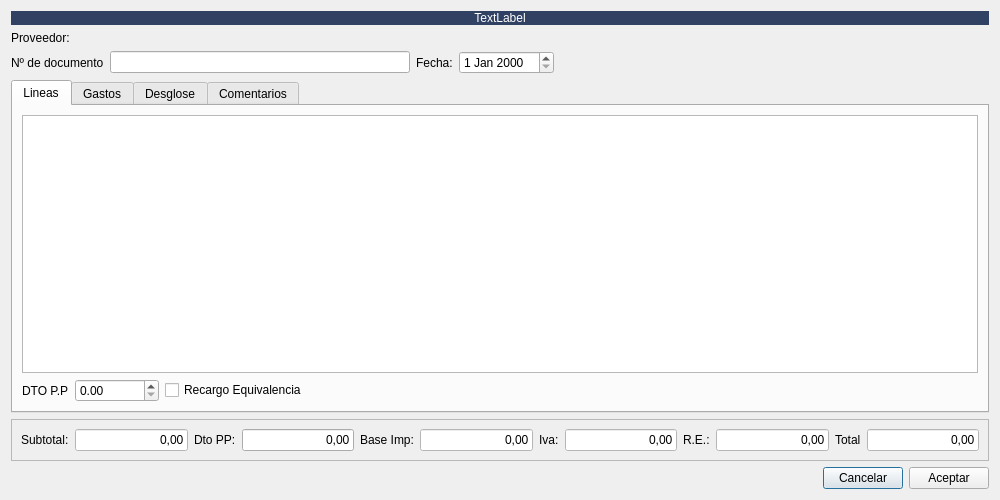
<?xml version="1.0" encoding="UTF-8"?>
<ui version="4.0">
 <class>DlgPedidoAlbFact</class>
 <widget class="QDialog" name="DlgPedidoAlbFact">
  <property name="geometry">
   <rect>
    <x>0</x>
    <y>0</y>
    <width>1000</width>
    <height>500</height>
   </rect>
  </property>
  <property name="windowTitle">
   <string>Dialog</string>
  </property>
  <layout class="QGridLayout" name="gridLayout_3">
   <item row="3" column="0" colspan="3">
    <widget class="QTabWidget" name="tabWidget">
     <property name="currentIndex">
      <number>0</number>
     </property>
     <widget class="QWidget" name="tab">
      <attribute name="title">
       <string>Lineas</string>
      </attribute>
      <layout class="QGridLayout" name="gridLayout_2">
       <item row="0" column="0" colspan="4">
        <widget class="QTableWidget" name="tablaLineas"/>
       </item>
       <item row="2" column="2">
        <widget class="QCheckBox" name="chkrecargo_equivalencia">
         <property name="text">
          <string>Recargo Equivalencia</string>
         </property>
        </widget>
       </item>
       <item row="2" column="1">
        <widget class="QDoubleSpinBox" name="spinPorc_dto_pp">
         <property name="maximum">
          <double>99990000.000000000000000</double>
         </property>
        </widget>
       </item>
       <item row="2" column="3">
        <spacer name="horizontalSpacer_2">
         <property name="orientation">
          <enum>Qt::Horizontal</enum>
         </property>
         <property name="sizeHint" stdset="0">
          <size>
           <width>40</width>
           <height>20</height>
          </size>
         </property>
        </spacer>
       </item>
       <item row="2" column="0">
        <widget class="QLabel" name="label_3">
         <property name="text">
          <string>DTO P.P</string>
         </property>
        </widget>
       </item>
      </layout>
     </widget>
     <widget class="QWidget" name="tab_2">
      <attribute name="title">
       <string>Gastos</string>
      </attribute>
      <layout class="QGridLayout" name="gridLayout">
       <item row="0" column="0">
        <widget class="QGroupBox" name="groupBox">
         <property name="title">
          <string>Gastos factura (imputan en importes finales factura y desglose de IVA)</string>
         </property>
         <layout class="QGridLayout" name="gridLayout_4">
          <item row="2" column="0">
           <widget class="QLineEdit" name="txtGastoDist3">
            <property name="enabled">
             <bool>true</bool>
            </property>
            <property name="placeholderText">
             <string>Descripcion...</string>
            </property>
           </widget>
          </item>
          <item row="2" column="3">
           <widget class="QDoubleSpinBox" name="spiniva_gasto3">
            <property name="enabled">
             <bool>false</bool>
            </property>
            <property name="readOnly">
             <bool>true</bool>
            </property>
           </widget>
          </item>
          <item row="0" column="3">
           <widget class="QDoubleSpinBox" name="spiniva_gasto1">
            <property name="enabled">
             <bool>false</bool>
            </property>
            <property name="readOnly">
             <bool>true</bool>
            </property>
           </widget>
          </item>
          <item row="1" column="1">
           <widget class="QDoubleSpinBox" name="SpinGastoDist2">
            <property name="minimum">
             <double>-999999999.000000000000000</double>
            </property>
            <property name="maximum">
             <double>999999999.990000009536743</double>
            </property>
           </widget>
          </item>
          <item row="2" column="2">
           <widget class="QComboBox" name="cboporc_iva_gasto3"/>
          </item>
          <item row="0" column="2">
           <widget class="QComboBox" name="cboporc_iva_gasto1"/>
          </item>
          <item row="1" column="2">
           <widget class="QComboBox" name="cboporc_iva_gasto2"/>
          </item>
          <item row="0" column="0">
           <widget class="QLineEdit" name="txtGastoDist1">
            <property name="enabled">
             <bool>true</bool>
            </property>
            <property name="placeholderText">
             <string>Descripcion...</string>
            </property>
           </widget>
          </item>
          <item row="0" column="1">
           <widget class="QDoubleSpinBox" name="SpinGastoDist1">
            <property name="minimum">
             <double>-999999999.000000000000000</double>
            </property>
            <property name="maximum">
             <double>999999999.990000009536743</double>
            </property>
           </widget>
          </item>
          <item row="2" column="1">
           <widget class="QDoubleSpinBox" name="SpinGastoDist3">
            <property name="minimum">
             <double>-999999999.000000000000000</double>
            </property>
            <property name="maximum">
             <double>999999999.990000009536743</double>
            </property>
           </widget>
          </item>
          <item row="1" column="0">
           <widget class="QLineEdit" name="txtGastoDist2">
            <property name="enabled">
             <bool>true</bool>
            </property>
            <property name="placeholderText">
             <string>Descripcion...</string>
            </property>
           </widget>
          </item>
          <item row="1" column="3">
           <widget class="QDoubleSpinBox" name="spiniva_gasto2">
            <property name="enabled">
             <bool>false</bool>
            </property>
            <property name="readOnly">
             <bool>true</bool>
            </property>
           </widget>
          </item>
         </layout>
        </widget>
       </item>
       <item row="1" column="0">
        <spacer name="verticalSpacer">
         <property name="orientation">
          <enum>Qt::Vertical</enum>
         </property>
         <property name="sizeHint" stdset="0">
          <size>
           <width>20</width>
           <height>40</height>
          </size>
         </property>
        </spacer>
       </item>
      </layout>
     </widget>
     <widget class="QWidget" name="tab_3">
      <attribute name="title">
       <string>Desglose</string>
      </attribute>
      <layout class="QGridLayout" name="gridLayout_5">
       <item row="0" column="1">
        <widget class="QLabel" name="label_28">
         <property name="styleSheet">
          <string notr="true">background: #304163;
color: rgb(255,255,255);</string>
         </property>
         <property name="text">
          <string>BASE</string>
         </property>
        </widget>
       </item>
       <item row="0" column="4">
        <widget class="QLabel" name="label_55">
         <property name="styleSheet">
          <string notr="true">background: #304163;
color: rgb(255,255,255);</string>
         </property>
         <property name="text">
          <string>%IVA</string>
         </property>
        </widget>
       </item>
       <item row="0" column="5">
        <widget class="QLabel" name="label_56">
         <property name="styleSheet">
          <string notr="true">background: #304163;
color: rgb(255,255,255);</string>
         </property>
         <property name="text">
          <string>IVA</string>
         </property>
        </widget>
       </item>
       <item row="0" column="7">
        <widget class="QLabel" name="label_57">
         <property name="styleSheet">
          <string notr="true">background: #304163;
color: rgb(255,255,255);</string>
         </property>
         <property name="text">
          <string>%R.E.</string>
         </property>
        </widget>
       </item>
       <item row="0" column="9">
        <widget class="QLabel" name="label_58">
         <property name="styleSheet">
          <string notr="true">background: #304163;
color: rgb(255,255,255);</string>
         </property>
         <property name="text">
          <string>R.E.</string>
         </property>
        </widget>
       </item>
       <item row="0" column="11">
        <widget class="QLabel" name="label_59">
         <property name="styleSheet">
          <string notr="true">background: #304163;
color: rgb(255,255,255);</string>
         </property>
         <property name="text">
          <string>Importes</string>
         </property>
        </widget>
       </item>
       <item row="1" column="0">
        <widget class="QLabel" name="label_4">
         <property name="maximumSize">
          <size>
           <width>17</width>
           <height>16777215</height>
          </size>
         </property>
         <property name="styleSheet">
          <string notr="true">color: rgb(72, 124, 19);</string>
         </property>
         <property name="text">
          <string>N:</string>
         </property>
        </widget>
       </item>
       <item row="1" column="1" colspan="2">
        <widget class="QLineEdit" name="txtbase1">
         <property name="enabled">
          <bool>true</bool>
         </property>
         <property name="text">
          <string>0,00</string>
         </property>
         <property name="alignment">
          <set>Qt::AlignRight|Qt::AlignTrailing|Qt::AlignVCenter</set>
         </property>
         <property name="readOnly">
          <bool>true</bool>
         </property>
        </widget>
       </item>
       <item row="1" column="3">
        <spacer name="horizontalSpacer_3">
         <property name="orientation">
          <enum>Qt::Horizontal</enum>
         </property>
         <property name="sizeHint" stdset="0">
          <size>
           <width>40</width>
           <height>20</height>
          </size>
         </property>
        </spacer>
       </item>
       <item row="1" column="4">
        <widget class="QLineEdit" name="txtporc_iva1">
         <property name="enabled">
          <bool>true</bool>
         </property>
         <property name="maximumSize">
          <size>
           <width>45</width>
           <height>16777215</height>
          </size>
         </property>
         <property name="text">
          <string>0</string>
         </property>
         <property name="alignment">
          <set>Qt::AlignRight|Qt::AlignTrailing|Qt::AlignVCenter</set>
         </property>
         <property name="readOnly">
          <bool>true</bool>
         </property>
        </widget>
       </item>
       <item row="1" column="5">
        <widget class="QLineEdit" name="txtiva1">
         <property name="enabled">
          <bool>true</bool>
         </property>
         <property name="text">
          <string>0,00</string>
         </property>
         <property name="alignment">
          <set>Qt::AlignRight|Qt::AlignTrailing|Qt::AlignVCenter</set>
         </property>
         <property name="readOnly">
          <bool>true</bool>
         </property>
        </widget>
       </item>
       <item row="1" column="6">
        <spacer name="horizontalSpacer_4">
         <property name="orientation">
          <enum>Qt::Horizontal</enum>
         </property>
         <property name="sizeHint" stdset="0">
          <size>
           <width>40</width>
           <height>20</height>
          </size>
         </property>
        </spacer>
       </item>
       <item row="1" column="7" colspan="2">
        <widget class="QLineEdit" name="txtporc_rec1">
         <property name="enabled">
          <bool>true</bool>
         </property>
         <property name="maximumSize">
          <size>
           <width>45</width>
           <height>16777215</height>
          </size>
         </property>
         <property name="text">
          <string>0</string>
         </property>
         <property name="alignment">
          <set>Qt::AlignRight|Qt::AlignTrailing|Qt::AlignVCenter</set>
         </property>
         <property name="readOnly">
          <bool>true</bool>
         </property>
        </widget>
       </item>
       <item row="1" column="9">
        <widget class="QLineEdit" name="txtrec1">
         <property name="enabled">
          <bool>true</bool>
         </property>
         <property name="text">
          <string>0,00</string>
         </property>
         <property name="alignment">
          <set>Qt::AlignRight|Qt::AlignTrailing|Qt::AlignVCenter</set>
         </property>
         <property name="readOnly">
          <bool>true</bool>
         </property>
        </widget>
       </item>
       <item row="1" column="10">
        <spacer name="horizontalSpacer_5">
         <property name="orientation">
          <enum>Qt::Horizontal</enum>
         </property>
         <property name="sizeHint" stdset="0">
          <size>
           <width>40</width>
           <height>20</height>
          </size>
         </property>
        </spacer>
       </item>
       <item row="1" column="11">
        <widget class="QLineEdit" name="txttotal1">
         <property name="enabled">
          <bool>true</bool>
         </property>
         <property name="text">
          <string>0,00</string>
         </property>
         <property name="alignment">
          <set>Qt::AlignRight|Qt::AlignTrailing|Qt::AlignVCenter</set>
         </property>
         <property name="readOnly">
          <bool>true</bool>
         </property>
        </widget>
       </item>
       <item row="2" column="0">
        <widget class="QLabel" name="label_25">
         <property name="maximumSize">
          <size>
           <width>17</width>
           <height>16777215</height>
          </size>
         </property>
         <property name="styleSheet">
          <string notr="true">color: rgb(72, 124, 19);</string>
         </property>
         <property name="text">
          <string>R:</string>
         </property>
        </widget>
       </item>
       <item row="2" column="1" colspan="2">
        <widget class="QLineEdit" name="txtbase2">
         <property name="enabled">
          <bool>true</bool>
         </property>
         <property name="text">
          <string>0,00</string>
         </property>
         <property name="alignment">
          <set>Qt::AlignRight|Qt::AlignTrailing|Qt::AlignVCenter</set>
         </property>
         <property name="readOnly">
          <bool>true</bool>
         </property>
        </widget>
       </item>
       <item row="2" column="4">
        <widget class="QLineEdit" name="txtporc_iva2">
         <property name="enabled">
          <bool>true</bool>
         </property>
         <property name="maximumSize">
          <size>
           <width>45</width>
           <height>16777215</height>
          </size>
         </property>
         <property name="text">
          <string>0</string>
         </property>
         <property name="alignment">
          <set>Qt::AlignRight|Qt::AlignTrailing|Qt::AlignVCenter</set>
         </property>
         <property name="readOnly">
          <bool>true</bool>
         </property>
        </widget>
       </item>
       <item row="2" column="5">
        <widget class="QLineEdit" name="txtiva2">
         <property name="enabled">
          <bool>true</bool>
         </property>
         <property name="text">
          <string>0,00</string>
         </property>
         <property name="alignment">
          <set>Qt::AlignRight|Qt::AlignTrailing|Qt::AlignVCenter</set>
         </property>
         <property name="readOnly">
          <bool>true</bool>
         </property>
        </widget>
       </item>
       <item row="2" column="7" colspan="2">
        <widget class="QLineEdit" name="txtporc_rec2">
         <property name="enabled">
          <bool>true</bool>
         </property>
         <property name="maximumSize">
          <size>
           <width>45</width>
           <height>16777215</height>
          </size>
         </property>
         <property name="text">
          <string>0</string>
         </property>
         <property name="alignment">
          <set>Qt::AlignRight|Qt::AlignTrailing|Qt::AlignVCenter</set>
         </property>
         <property name="readOnly">
          <bool>true</bool>
         </property>
        </widget>
       </item>
       <item row="2" column="9">
        <widget class="QLineEdit" name="txtrec2">
         <property name="enabled">
          <bool>true</bool>
         </property>
         <property name="text">
          <string>0,00</string>
         </property>
         <property name="alignment">
          <set>Qt::AlignRight|Qt::AlignTrailing|Qt::AlignVCenter</set>
         </property>
         <property name="readOnly">
          <bool>true</bool>
         </property>
        </widget>
       </item>
       <item row="2" column="11">
        <widget class="QLineEdit" name="txttotal2">
         <property name="enabled">
          <bool>true</bool>
         </property>
         <property name="text">
          <string>0,00</string>
         </property>
         <property name="alignment">
          <set>Qt::AlignRight|Qt::AlignTrailing|Qt::AlignVCenter</set>
         </property>
         <property name="readOnly">
          <bool>true</bool>
         </property>
        </widget>
       </item>
       <item row="3" column="0">
        <widget class="QLabel" name="label_26">
         <property name="minimumSize">
          <size>
           <width>36</width>
           <height>0</height>
          </size>
         </property>
         <property name="maximumSize">
          <size>
           <width>17</width>
           <height>16777215</height>
          </size>
         </property>
         <property name="styleSheet">
          <string notr="true">color: rgb(72, 124, 19);</string>
         </property>
         <property name="text">
          <string>S.R.:</string>
         </property>
        </widget>
       </item>
       <item row="3" column="1" colspan="2">
        <widget class="QLineEdit" name="txtbase3">
         <property name="enabled">
          <bool>true</bool>
         </property>
         <property name="text">
          <string>0,00</string>
         </property>
         <property name="alignment">
          <set>Qt::AlignRight|Qt::AlignTrailing|Qt::AlignVCenter</set>
         </property>
         <property name="readOnly">
          <bool>true</bool>
         </property>
        </widget>
       </item>
       <item row="3" column="4">
        <widget class="QLineEdit" name="txtporc_iva3">
         <property name="enabled">
          <bool>true</bool>
         </property>
         <property name="maximumSize">
          <size>
           <width>45</width>
           <height>16777215</height>
          </size>
         </property>
         <property name="text">
          <string>0</string>
         </property>
         <property name="alignment">
          <set>Qt::AlignRight|Qt::AlignTrailing|Qt::AlignVCenter</set>
         </property>
         <property name="readOnly">
          <bool>true</bool>
         </property>
        </widget>
       </item>
       <item row="3" column="5">
        <widget class="QLineEdit" name="txtiva3">
         <property name="enabled">
          <bool>true</bool>
         </property>
         <property name="text">
          <string>0,00</string>
         </property>
         <property name="alignment">
          <set>Qt::AlignRight|Qt::AlignTrailing|Qt::AlignVCenter</set>
         </property>
         <property name="readOnly">
          <bool>true</bool>
         </property>
        </widget>
       </item>
       <item row="3" column="7" colspan="2">
        <widget class="QLineEdit" name="txtporc_rec3">
         <property name="enabled">
          <bool>true</bool>
         </property>
         <property name="maximumSize">
          <size>
           <width>45</width>
           <height>16777215</height>
          </size>
         </property>
         <property name="text">
          <string>0</string>
         </property>
         <property name="alignment">
          <set>Qt::AlignRight|Qt::AlignTrailing|Qt::AlignVCenter</set>
         </property>
         <property name="readOnly">
          <bool>true</bool>
         </property>
        </widget>
       </item>
       <item row="3" column="9">
        <widget class="QLineEdit" name="txtrec3">
         <property name="enabled">
          <bool>true</bool>
         </property>
         <property name="text">
          <string>0,00</string>
         </property>
         <property name="alignment">
          <set>Qt::AlignRight|Qt::AlignTrailing|Qt::AlignVCenter</set>
         </property>
         <property name="readOnly">
          <bool>true</bool>
         </property>
        </widget>
       </item>
       <item row="3" column="11">
        <widget class="QLineEdit" name="txttotal3">
         <property name="enabled">
          <bool>true</bool>
         </property>
         <property name="text">
          <string>0,00</string>
         </property>
         <property name="alignment">
          <set>Qt::AlignRight|Qt::AlignTrailing|Qt::AlignVCenter</set>
         </property>
         <property name="readOnly">
          <bool>true</bool>
         </property>
        </widget>
       </item>
       <item row="4" column="0">
        <widget class="QLabel" name="label_27">
         <property name="maximumSize">
          <size>
           <width>17</width>
           <height>16777215</height>
          </size>
         </property>
         <property name="styleSheet">
          <string notr="true">color: rgb(72, 124, 19);</string>
         </property>
         <property name="text">
          <string>EX.:</string>
         </property>
        </widget>
       </item>
       <item row="4" column="1" colspan="2">
        <widget class="QLineEdit" name="txtbase4">
         <property name="enabled">
          <bool>true</bool>
         </property>
         <property name="text">
          <string>0,00</string>
         </property>
         <property name="alignment">
          <set>Qt::AlignRight|Qt::AlignTrailing|Qt::AlignVCenter</set>
         </property>
         <property name="readOnly">
          <bool>true</bool>
         </property>
        </widget>
       </item>
       <item row="4" column="4">
        <widget class="QLineEdit" name="txtporc_iva4">
         <property name="enabled">
          <bool>true</bool>
         </property>
         <property name="maximumSize">
          <size>
           <width>45</width>
           <height>16777215</height>
          </size>
         </property>
         <property name="text">
          <string>0</string>
         </property>
         <property name="alignment">
          <set>Qt::AlignRight|Qt::AlignTrailing|Qt::AlignVCenter</set>
         </property>
         <property name="readOnly">
          <bool>true</bool>
         </property>
        </widget>
       </item>
       <item row="4" column="5">
        <widget class="QLineEdit" name="txtiva4">
         <property name="enabled">
          <bool>true</bool>
         </property>
         <property name="text">
          <string>0,00</string>
         </property>
         <property name="alignment">
          <set>Qt::AlignRight|Qt::AlignTrailing|Qt::AlignVCenter</set>
         </property>
         <property name="readOnly">
          <bool>true</bool>
         </property>
        </widget>
       </item>
       <item row="4" column="7" colspan="2">
        <widget class="QLineEdit" name="txtporc_rec4">
         <property name="enabled">
          <bool>true</bool>
         </property>
         <property name="maximumSize">
          <size>
           <width>45</width>
           <height>16777215</height>
          </size>
         </property>
         <property name="text">
          <string>0</string>
         </property>
         <property name="alignment">
          <set>Qt::AlignRight|Qt::AlignTrailing|Qt::AlignVCenter</set>
         </property>
         <property name="readOnly">
          <bool>true</bool>
         </property>
        </widget>
       </item>
       <item row="4" column="9">
        <widget class="QLineEdit" name="txtrec4">
         <property name="enabled">
          <bool>true</bool>
         </property>
         <property name="text">
          <string>0,00</string>
         </property>
         <property name="alignment">
          <set>Qt::AlignRight|Qt::AlignTrailing|Qt::AlignVCenter</set>
         </property>
         <property name="readOnly">
          <bool>true</bool>
         </property>
        </widget>
       </item>
       <item row="4" column="11">
        <widget class="QLineEdit" name="txttotal4">
         <property name="enabled">
          <bool>true</bool>
         </property>
         <property name="text">
          <string>0,00</string>
         </property>
         <property name="alignment">
          <set>Qt::AlignRight|Qt::AlignTrailing|Qt::AlignVCenter</set>
         </property>
         <property name="readOnly">
          <bool>true</bool>
         </property>
        </widget>
       </item>
       <item row="5" column="1">
        <spacer name="verticalSpacer_3">
         <property name="orientation">
          <enum>Qt::Vertical</enum>
         </property>
         <property name="sizeHint" stdset="0">
          <size>
           <width>20</width>
           <height>40</height>
          </size>
         </property>
        </spacer>
       </item>
       <item row="6" column="1" colspan="2">
        <widget class="QLabel" name="label_30">
         <property name="styleSheet">
          <string notr="true">background: #304163;
color: rgb(255,255,255);</string>
         </property>
         <property name="text">
          <string>Total base</string>
         </property>
        </widget>
       </item>
       <item row="6" column="5">
        <widget class="QLabel" name="label_31">
         <property name="styleSheet">
          <string notr="true">background: #304163;
color: rgb(255,255,255);</string>
         </property>
         <property name="text">
          <string>Total IVA</string>
         </property>
        </widget>
       </item>
       <item row="6" column="11">
        <widget class="QLabel" name="label_33">
         <property name="styleSheet">
          <string notr="true">background: #304163;
color: rgb(255,255,255);</string>
         </property>
         <property name="text">
          <string>Total</string>
         </property>
        </widget>
       </item>
       <item row="7" column="0">
        <widget class="QLabel" name="label_29">
         <property name="maximumSize">
          <size>
           <width>17</width>
           <height>16777215</height>
          </size>
         </property>
         <property name="styleSheet">
          <string notr="true">color: rgb(72, 124, 19);</string>
         </property>
         <property name="text">
          <string>T:</string>
         </property>
        </widget>
       </item>
       <item row="7" column="1" colspan="2">
        <widget class="QLineEdit" name="txtbase_total_2">
         <property name="enabled">
          <bool>true</bool>
         </property>
         <property name="text">
          <string>0,00</string>
         </property>
         <property name="alignment">
          <set>Qt::AlignRight|Qt::AlignTrailing|Qt::AlignVCenter</set>
         </property>
         <property name="readOnly">
          <bool>true</bool>
         </property>
        </widget>
       </item>
       <item row="7" column="5">
        <widget class="QLineEdit" name="txttotal_iva_2">
         <property name="enabled">
          <bool>true</bool>
         </property>
         <property name="text">
          <string>0,00</string>
         </property>
         <property name="alignment">
          <set>Qt::AlignRight|Qt::AlignTrailing|Qt::AlignVCenter</set>
         </property>
         <property name="readOnly">
          <bool>true</bool>
         </property>
        </widget>
       </item>
       <item row="7" column="9">
        <widget class="QLineEdit" name="txttotal_recargo_2">
         <property name="enabled">
          <bool>true</bool>
         </property>
         <property name="text">
          <string>0,00</string>
         </property>
         <property name="alignment">
          <set>Qt::AlignRight|Qt::AlignTrailing|Qt::AlignVCenter</set>
         </property>
         <property name="readOnly">
          <bool>true</bool>
         </property>
        </widget>
       </item>
       <item row="7" column="11">
        <widget class="QLineEdit" name="txttotal_2">
         <property name="enabled">
          <bool>true</bool>
         </property>
         <property name="text">
          <string>0,00</string>
         </property>
         <property name="alignment">
          <set>Qt::AlignRight|Qt::AlignTrailing|Qt::AlignVCenter</set>
         </property>
         <property name="readOnly">
          <bool>true</bool>
         </property>
        </widget>
       </item>
       <item row="8" column="2">
        <spacer name="verticalSpacer_2">
         <property name="orientation">
          <enum>Qt::Vertical</enum>
         </property>
         <property name="sizeHint" stdset="0">
          <size>
           <width>20</width>
           <height>40</height>
          </size>
         </property>
        </spacer>
       </item>
       <item row="6" column="9">
        <widget class="QLabel" name="label_32">
         <property name="styleSheet">
          <string notr="true">background: #304163;
color: rgb(255,255,255);</string>
         </property>
         <property name="text">
          <string>Total R.E</string>
         </property>
        </widget>
       </item>
      </layout>
     </widget>
     <widget class="QWidget" name="tab_4">
      <attribute name="title">
       <string>Comentarios</string>
      </attribute>
      <layout class="QGridLayout" name="gridLayout_6">
       <item row="0" column="0">
        <widget class="QPlainTextEdit" name="txtComentario"/>
       </item>
      </layout>
     </widget>
    </widget>
   </item>
   <item row="4" column="0" colspan="3">
    <widget class="QFrame" name="frame_3">
     <property name="frameShape">
      <enum>QFrame::StyledPanel</enum>
     </property>
     <property name="frameShadow">
      <enum>QFrame::Raised</enum>
     </property>
     <layout class="QHBoxLayout" name="horizontalLayout_5">
      <item>
       <widget class="QLabel" name="label_8">
        <property name="text">
         <string>Subtotal:</string>
        </property>
       </widget>
      </item>
      <item>
       <widget class="QLineEdit" name="txtsubtotal">
        <property name="enabled">
         <bool>false</bool>
        </property>
        <property name="minimumSize">
         <size>
          <width>0</width>
          <height>0</height>
         </size>
        </property>
        <property name="maximumSize">
         <size>
          <width>1000</width>
          <height>16777215</height>
         </size>
        </property>
        <property name="styleSheet">
         <string notr="true">background-color: rgb(255, 255, 255);
color: rgb(0, 0, 0);</string>
        </property>
        <property name="text">
         <string>0,00</string>
        </property>
        <property name="alignment">
         <set>Qt::AlignRight|Qt::AlignTrailing|Qt::AlignVCenter</set>
        </property>
        <property name="readOnly">
         <bool>true</bool>
        </property>
       </widget>
      </item>
      <item>
       <widget class="QLabel" name="label_24">
        <property name="text">
         <string>Dto PP:</string>
        </property>
       </widget>
      </item>
      <item>
       <widget class="QLineEdit" name="txtDto_pp">
        <property name="text">
         <string>0,00</string>
        </property>
        <property name="alignment">
         <set>Qt::AlignRight|Qt::AlignTrailing|Qt::AlignVCenter</set>
        </property>
       </widget>
      </item>
      <item>
       <widget class="QLabel" name="label_16">
        <property name="text">
         <string>Base Imp:</string>
        </property>
       </widget>
      </item>
      <item>
       <widget class="QLineEdit" name="txtbase">
        <property name="enabled">
         <bool>false</bool>
        </property>
        <property name="sizePolicy">
         <sizepolicy hsizetype="Expanding" vsizetype="Fixed">
          <horstretch>0</horstretch>
          <verstretch>0</verstretch>
         </sizepolicy>
        </property>
        <property name="maximumSize">
         <size>
          <width>1000</width>
          <height>16777215</height>
         </size>
        </property>
        <property name="styleSheet">
         <string notr="true">background-color: rgb(255, 255, 255);
color: rgb(0, 0, 0);</string>
        </property>
        <property name="text">
         <string>0,00</string>
        </property>
        <property name="alignment">
         <set>Qt::AlignRight|Qt::AlignTrailing|Qt::AlignVCenter</set>
        </property>
       </widget>
      </item>
      <item>
       <widget class="QLabel" name="label_11">
        <property name="text">
         <string>Iva:</string>
        </property>
       </widget>
      </item>
      <item>
       <widget class="QLineEdit" name="txtiva">
        <property name="enabled">
         <bool>false</bool>
        </property>
        <property name="maximumSize">
         <size>
          <width>1000</width>
          <height>16777215</height>
         </size>
        </property>
        <property name="styleSheet">
         <string notr="true">background-color: rgb(255, 255, 255);
color: rgb(0, 0, 0);</string>
        </property>
        <property name="text">
         <string>0,00</string>
        </property>
        <property name="alignment">
         <set>Qt::AlignRight|Qt::AlignTrailing|Qt::AlignVCenter</set>
        </property>
       </widget>
      </item>
      <item>
       <widget class="QLabel" name="label_10">
        <property name="text">
         <string>R.E.:</string>
        </property>
       </widget>
      </item>
      <item>
       <widget class="QLineEdit" name="txttotal_recargo">
        <property name="enabled">
         <bool>false</bool>
        </property>
        <property name="styleSheet">
         <string notr="true">background-color: rgb(255, 255, 255);
color: rgb(0, 0, 0);</string>
        </property>
        <property name="text">
         <string>0,00</string>
        </property>
        <property name="alignment">
         <set>Qt::AlignRight|Qt::AlignTrailing|Qt::AlignVCenter</set>
        </property>
       </widget>
      </item>
      <item>
       <widget class="QLabel" name="label_12">
        <property name="text">
         <string>Total</string>
        </property>
       </widget>
      </item>
      <item>
       <widget class="QLineEdit" name="txttotal">
        <property name="enabled">
         <bool>false</bool>
        </property>
        <property name="maximumSize">
         <size>
          <width>1000</width>
          <height>16777215</height>
         </size>
        </property>
        <property name="styleSheet">
         <string notr="true">background-color: rgb(255, 255, 255);
color: rgb(0, 0, 0);</string>
        </property>
        <property name="text">
         <string>0,00</string>
        </property>
        <property name="alignment">
         <set>Qt::AlignRight|Qt::AlignTrailing|Qt::AlignVCenter</set>
        </property>
       </widget>
      </item>
     </layout>
    </widget>
   </item>
   <item row="5" column="0">
    <spacer name="horizontalSpacer">
     <property name="orientation">
      <enum>Qt::Horizontal</enum>
     </property>
     <property name="sizeHint" stdset="0">
      <size>
       <width>40</width>
       <height>20</height>
      </size>
     </property>
    </spacer>
   </item>
   <item row="5" column="1">
    <widget class="QPushButton" name="btnCancel">
     <property name="text">
      <string>Cancelar</string>
     </property>
    </widget>
   </item>
   <item row="5" column="2">
    <widget class="QPushButton" name="btnAccept">
     <property name="text">
      <string>Aceptar</string>
     </property>
    </widget>
   </item>
   <item row="0" column="0" colspan="3">
    <widget class="QLabel" name="label">
     <property name="styleSheet">
      <string notr="true">color: rgb(255, 255, 255);
background-color: #304163;</string>
     </property>
     <property name="text">
      <string>TextLabel</string>
     </property>
     <property name="alignment">
      <set>Qt::AlignCenter</set>
     </property>
    </widget>
   </item>
   <item row="1" column="0" colspan="3">
    <layout class="QHBoxLayout" name="horizontalLayout">
     <item>
      <widget class="QLabel" name="label_2">
       <property name="sizePolicy">
        <sizepolicy hsizetype="Maximum" vsizetype="Preferred">
         <horstretch>0</horstretch>
         <verstretch>0</verstretch>
        </sizepolicy>
       </property>
       <property name="text">
        <string>Proveedor:</string>
       </property>
      </widget>
     </item>
     <item>
      <widget class="QLabel" name="lbl_prov">
       <property name="text">
        <string/>
       </property>
      </widget>
     </item>
    </layout>
   </item>
   <item row="2" column="0" colspan="3">
    <layout class="QHBoxLayout" name="horizontalLayout_2">
     <item>
      <widget class="QLabel" name="label_5">
       <property name="text">
        <string>Nº de documento</string>
       </property>
      </widget>
     </item>
     <item>
      <widget class="QLineEdit" name="txtDoc">
       <property name="maximumSize">
        <size>
         <width>300</width>
         <height>16777215</height>
        </size>
       </property>
       <property name="maxLength">
        <number>30</number>
       </property>
      </widget>
     </item>
     <item>
      <widget class="QLabel" name="label_6">
       <property name="text">
        <string>Fecha:</string>
       </property>
      </widget>
     </item>
     <item>
      <widget class="QDateEdit" name="fechaDoc"/>
     </item>
     <item>
      <spacer name="horizontalSpacer_6">
       <property name="orientation">
        <enum>Qt::Horizontal</enum>
       </property>
       <property name="sizeHint" stdset="0">
        <size>
         <width>40</width>
         <height>20</height>
        </size>
       </property>
      </spacer>
     </item>
    </layout>
   </item>
  </layout>
 </widget>
 <resources/>
 <connections/>
</ui>
